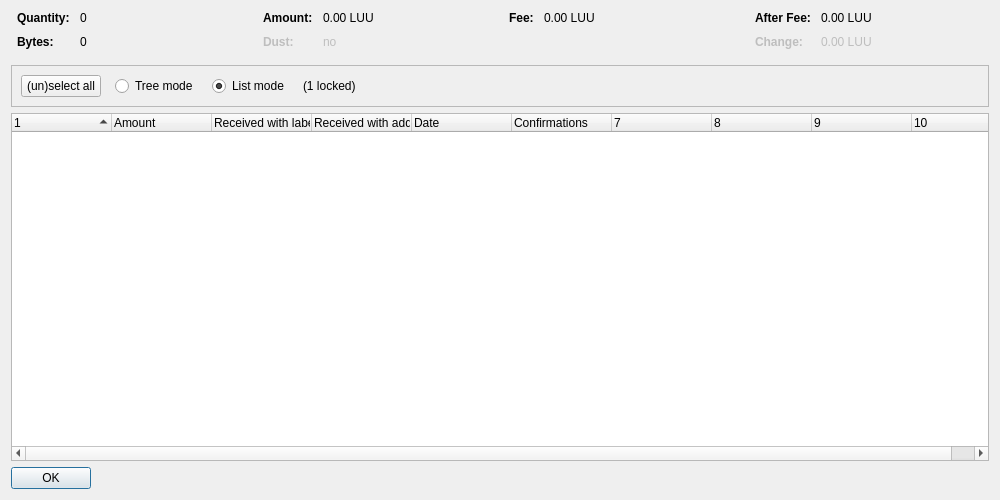
<?xml version="1.0" encoding="UTF-8"?>
<ui version="4.0">
 <class>CoinControlDialog</class>
 <widget class="QDialog" name="CoinControlDialog">
  <property name="geometry">
   <rect>
    <x>0</x>
    <y>0</y>
    <width>1000</width>
    <height>500</height>
   </rect>
  </property>
  <property name="windowTitle">
   <string>Coin Selection</string>
  </property>
  <layout class="QVBoxLayout" name="verticalLayout">
   <item>
    <layout class="QHBoxLayout" name="horizontalLayoutTop" stretch="0,0,0,0">
     <property name="topMargin">
      <number>0</number>
     </property>
     <property name="bottomMargin">
      <number>10</number>
     </property>
     <item>
      <layout class="QFormLayout" name="formLayoutCoinControl1">
       <property name="horizontalSpacing">
        <number>10</number>
       </property>
       <property name="verticalSpacing">
        <number>10</number>
       </property>
       <property name="leftMargin">
        <number>6</number>
       </property>
       <property name="rightMargin">
        <number>6</number>
       </property>
       <item row="0" column="0">
        <widget class="QLabel" name="labelCoinControlQuantityText">
         <property name="font">
          <font>
           <weight>75</weight>
           <bold>true</bold>
          </font>
         </property>
         <property name="text">
          <string>Quantity:</string>
         </property>
        </widget>
       </item>
       <item row="0" column="1">
        <widget class="QLabel" name="labelCoinControlQuantity">
         <property name="cursor">
          <cursorShape>IBeamCursor</cursorShape>
         </property>
         <property name="contextMenuPolicy">
          <enum>Qt::ActionsContextMenu</enum>
         </property>
         <property name="text">
          <string notr="true">0</string>
         </property>
         <property name="textInteractionFlags">
          <set>Qt::LinksAccessibleByMouse|Qt::TextSelectableByKeyboard|Qt::TextSelectableByMouse</set>
         </property>
        </widget>
       </item>
       <item row="1" column="0">
        <widget class="QLabel" name="labelCoinControlBytesText">
         <property name="font">
          <font>
           <weight>75</weight>
           <bold>true</bold>
          </font>
         </property>
         <property name="text">
          <string>Bytes:</string>
         </property>
        </widget>
       </item>
       <item row="1" column="1">
        <widget class="QLabel" name="labelCoinControlBytes">
         <property name="cursor">
          <cursorShape>IBeamCursor</cursorShape>
         </property>
         <property name="contextMenuPolicy">
          <enum>Qt::ActionsContextMenu</enum>
         </property>
         <property name="text">
          <string notr="true">0</string>
         </property>
         <property name="textInteractionFlags">
          <set>Qt::LinksAccessibleByMouse|Qt::TextSelectableByKeyboard|Qt::TextSelectableByMouse</set>
         </property>
        </widget>
       </item>
      </layout>
     </item>
     <item>
      <layout class="QFormLayout" name="formLayoutCoinControl2">
       <property name="horizontalSpacing">
        <number>10</number>
       </property>
       <property name="verticalSpacing">
        <number>10</number>
       </property>
       <property name="leftMargin">
        <number>6</number>
       </property>
       <property name="rightMargin">
        <number>6</number>
       </property>
       <item row="0" column="0">
        <widget class="QLabel" name="labelCoinControlAmountText">
         <property name="font">
          <font>
           <weight>75</weight>
           <bold>true</bold>
          </font>
         </property>
         <property name="text">
          <string>Amount:</string>
         </property>
        </widget>
       </item>
       <item row="0" column="1">
        <widget class="QLabel" name="labelCoinControlAmount">
         <property name="cursor">
          <cursorShape>IBeamCursor</cursorShape>
         </property>
         <property name="contextMenuPolicy">
          <enum>Qt::ActionsContextMenu</enum>
         </property>
         <property name="text">
          <string notr="true">0.00 LUU</string>
         </property>
         <property name="textInteractionFlags">
          <set>Qt::LinksAccessibleByMouse|Qt::TextSelectableByKeyboard|Qt::TextSelectableByMouse</set>
         </property>
        </widget>
       </item>
       <item row="1" column="0">
        <widget class="QLabel" name="labelCoinControlLowOutputText">
         <property name="enabled">
          <bool>false</bool>
         </property>
         <property name="font">
          <font>
           <weight>75</weight>
           <bold>true</bold>
          </font>
         </property>
         <property name="text">
          <string>Dust:</string>
         </property>
        </widget>
       </item>
       <item row="1" column="1">
        <widget class="QLabel" name="labelCoinControlLowOutput">
         <property name="enabled">
          <bool>false</bool>
         </property>
         <property name="cursor">
          <cursorShape>IBeamCursor</cursorShape>
         </property>
         <property name="contextMenuPolicy">
          <enum>Qt::ActionsContextMenu</enum>
         </property>
         <property name="text">
          <string notr="true">no</string>
         </property>
         <property name="textInteractionFlags">
          <set>Qt::LinksAccessibleByMouse|Qt::TextSelectableByKeyboard|Qt::TextSelectableByMouse</set>
         </property>
        </widget>
       </item>
      </layout>
     </item>
     <item>
      <layout class="QFormLayout" name="formLayoutCoinControl3">
       <property name="horizontalSpacing">
        <number>10</number>
       </property>
       <property name="verticalSpacing">
        <number>10</number>
       </property>
       <property name="leftMargin">
        <number>6</number>
       </property>
       <property name="rightMargin">
        <number>6</number>
       </property>
       <item row="0" column="0">
        <widget class="QLabel" name="labelCoinControlFeeText">
         <property name="font">
          <font>
           <weight>75</weight>
           <bold>true</bold>
          </font>
         </property>
         <property name="text">
          <string>Fee:</string>
         </property>
        </widget>
       </item>
       <item row="0" column="1">
        <widget class="QLabel" name="labelCoinControlFee">
         <property name="cursor">
          <cursorShape>IBeamCursor</cursorShape>
         </property>
         <property name="contextMenuPolicy">
          <enum>Qt::ActionsContextMenu</enum>
         </property>
         <property name="text">
          <string notr="true">0.00 LUU</string>
         </property>
         <property name="textInteractionFlags">
          <set>Qt::LinksAccessibleByMouse|Qt::TextSelectableByKeyboard|Qt::TextSelectableByMouse</set>
         </property>
        </widget>
       </item>
      </layout>
     </item>
     <item>
      <layout class="QFormLayout" name="formLayoutCoinControl4">
       <property name="horizontalSpacing">
        <number>10</number>
       </property>
       <property name="verticalSpacing">
        <number>10</number>
       </property>
       <property name="leftMargin">
        <number>6</number>
       </property>
       <property name="rightMargin">
        <number>6</number>
       </property>
       <item row="0" column="0">
        <widget class="QLabel" name="labelCoinControlAfterFeeText">
         <property name="font">
          <font>
           <weight>75</weight>
           <bold>true</bold>
          </font>
         </property>
         <property name="text">
          <string>After Fee:</string>
         </property>
        </widget>
       </item>
       <item row="0" column="1">
        <widget class="QLabel" name="labelCoinControlAfterFee">
         <property name="cursor">
          <cursorShape>IBeamCursor</cursorShape>
         </property>
         <property name="contextMenuPolicy">
          <enum>Qt::ActionsContextMenu</enum>
         </property>
         <property name="text">
          <string notr="true">0.00 LUU</string>
         </property>
         <property name="textInteractionFlags">
          <set>Qt::LinksAccessibleByMouse|Qt::TextSelectableByKeyboard|Qt::TextSelectableByMouse</set>
         </property>
        </widget>
       </item>
       <item row="1" column="0">
        <widget class="QLabel" name="labelCoinControlChangeText">
         <property name="enabled">
          <bool>false</bool>
         </property>
         <property name="font">
          <font>
           <weight>75</weight>
           <bold>true</bold>
          </font>
         </property>
         <property name="text">
          <string>Change:</string>
         </property>
        </widget>
       </item>
       <item row="1" column="1">
        <widget class="QLabel" name="labelCoinControlChange">
         <property name="enabled">
          <bool>false</bool>
         </property>
         <property name="cursor">
          <cursorShape>IBeamCursor</cursorShape>
         </property>
         <property name="contextMenuPolicy">
          <enum>Qt::ActionsContextMenu</enum>
         </property>
         <property name="text">
          <string notr="true">0.00 LUU</string>
         </property>
         <property name="textInteractionFlags">
          <set>Qt::LinksAccessibleByMouse|Qt::TextSelectableByKeyboard|Qt::TextSelectableByMouse</set>
         </property>
        </widget>
       </item>
      </layout>
     </item>
    </layout>
   </item>
   <item>
    <widget class="QFrame" name="frame">
     <property name="minimumSize">
      <size>
       <width>0</width>
       <height>40</height>
      </size>
     </property>
     <property name="frameShape">
      <enum>QFrame::StyledPanel</enum>
     </property>
     <property name="frameShadow">
      <enum>QFrame::Sunken</enum>
     </property>
     <layout class="QHBoxLayout" name="horizontalLayout">
      <item>
       <layout class="QHBoxLayout" name="horizontalLayoutPanel" stretch="0,0,0,0,0">
        <property name="spacing">
         <number>14</number>
        </property>
        <item>
         <widget class="QPushButton" name="pushButtonSelectAll">
          <property name="sizePolicy">
           <sizepolicy hsizetype="Maximum" vsizetype="Fixed">
            <horstretch>0</horstretch>
            <verstretch>0</verstretch>
           </sizepolicy>
          </property>
          <property name="text">
           <string>(un)select all</string>
          </property>
          <property name="autoDefault">
           <bool>false</bool>
          </property>
         </widget>
        </item>
        <item>
         <widget class="QRadioButton" name="radioTreeMode">
          <property name="sizePolicy">
           <sizepolicy hsizetype="Maximum" vsizetype="Fixed">
            <horstretch>0</horstretch>
            <verstretch>0</verstretch>
           </sizepolicy>
          </property>
          <property name="text">
           <string>Tree mode</string>
          </property>
         </widget>
        </item>
        <item>
         <widget class="QRadioButton" name="radioListMode">
          <property name="sizePolicy">
           <sizepolicy hsizetype="Maximum" vsizetype="Fixed">
            <horstretch>0</horstretch>
            <verstretch>0</verstretch>
           </sizepolicy>
          </property>
          <property name="text">
           <string>List mode</string>
          </property>
          <property name="checked">
           <bool>true</bool>
          </property>
         </widget>
        </item>
        <item>
         <widget class="QLabel" name="labelLocked">
          <property name="text">
           <string notr="true">(1 locked)</string>
          </property>
         </widget>
        </item>
        <item>
         <spacer name="horizontalSpacer">
          <property name="orientation">
           <enum>Qt::Horizontal</enum>
          </property>
          <property name="sizeHint" stdset="0">
           <size>
            <width>40</width>
            <height>20</height>
           </size>
          </property>
         </spacer>
        </item>
       </layout>
      </item>
     </layout>
    </widget>
   </item>
   <item>
    <widget class="CoinControlTreeWidget" name="treeWidget">
     <property name="contextMenuPolicy">
      <enum>Qt::CustomContextMenu</enum>
     </property>
     <property name="sortingEnabled">
      <bool>false</bool>
     </property>
     <property name="columnCount">
      <number>10</number>
     </property>
     <attribute name="headerShowSortIndicator" stdset="0">
      <bool>true</bool>
     </attribute>
     <attribute name="headerStretchLastSection">
      <bool>false</bool>
     </attribute>
     <column>
      <property name="text">
       <string/>
      </property>
     </column>
     <column>
      <property name="text">
       <string>Amount</string>
      </property>
     </column>
     <column>
      <property name="text">
       <string>Received with label</string>
      </property>
     </column>
     <column>
      <property name="text">
       <string>Received with address</string>
      </property>
     </column>
     <column>
      <property name="text">
       <string>Date</string>
      </property>
     </column>
     <column>
      <property name="text">
       <string>Confirmations</string>
      </property>
      <property name="toolTip">
       <string>Confirmed</string>
      </property>
     </column>
     <column>
      <property name="text">
       <string/>
      </property>
     </column>
     <column>
      <property name="text">
       <string/>
      </property>
     </column>
     <column>
      <property name="text">
       <string/>
      </property>
     </column>
     <column>
      <property name="text">
       <string/>
      </property>
     </column>
    </widget>
   </item>
   <item>
    <widget class="QDialogButtonBox" name="buttonBox">
     <property name="sizePolicy">
      <sizepolicy hsizetype="Maximum" vsizetype="Fixed">
       <horstretch>0</horstretch>
       <verstretch>0</verstretch>
      </sizepolicy>
     </property>
     <property name="orientation">
      <enum>Qt::Horizontal</enum>
     </property>
     <property name="standardButtons">
      <set>QDialogButtonBox::Ok</set>
     </property>
    </widget>
   </item>
  </layout>
 </widget>
 <customwidgets>
  <customwidget>
   <class>CoinControlTreeWidget</class>
   <extends>QTreeWidget</extends>
   <header>coincontroltreewidget.h</header>
  </customwidget>
 </customwidgets>
 <resources/>
 <connections/>
</ui>
